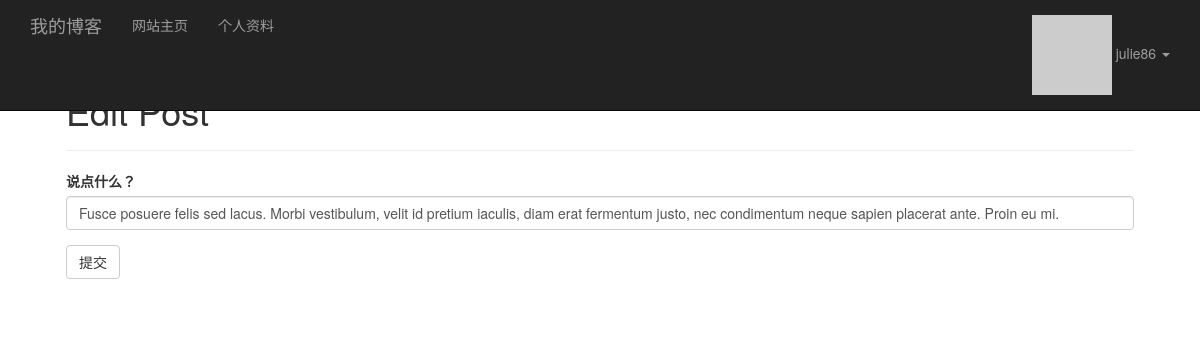
Screenshot of /edit/68 (signed in) with the database file from the repository.
### app/models.py (models this page shows, shortened)
class User(UserMixin, db.Model):
    __tablename__ = 'users'
    id =db.Column(db.Integer, primary_key=True)
    email = db.Column(db.String(64), unique=True, index=True)
    username = db.Column(db.String(64), unique=True, index=True)
    role_id = db.Column(db.Integer, db.ForeignKey('roles.id'))
    posts=db.relationship('Post',backref='author',lazy='dynamic')
    password_hash = db.Column(db.String(128))
    name=db.Column(db.String(64))
    location=db.Column(db.String(64))
    about_me=db.Column(db.Text())
    member_since=db.Column(db.DateTime(),default=datetime.utcnow)
    last_seen=db.Column(db.DateTime(),default=datetime.utcnow)
    confirmed=db.Column(db.Boolean,default=False)
    avatar_hash = db.Column(db.String(32))
    followed = db.relationship('Follow',
                               foreign_keys=[Follow.follower_id],
                               backref=db.backref('follower', lazy='joined'),
                               lazy='dynamic',
                               cascade='all, delete-orphan')
    followers = db.relationship('Follow',
                                foreign_keys=[Follow.followed_id],
                                backref=db.backref('followed', lazy='joined'),
                                lazy='dynamic',
                                cascade='all, delete-orphan')
    def ping(self):
        self.last_seen=datetime.utcnow()
        db.session.add(self)
    def gravatar(self,size=100,default='identicon',rating='g'):
        if request.is_secure:
            url='https://secure.gravatar.com/avatar'
        else:
            url='http://www.gravatar.com/avatar'
        hash=hashlib.md5(self.email.encode('utf-8')).hexdigest()
        return '{url}/{hash}?s={size}&d={default}&r={rating}'.format(url=url,hash=hash,size=size,default=default,rating=rating)
    @property
    def password(self):
        raise AttributeError('password is not a readable attribute')

class Post(db.Model):
    __tablename__='posts'
    id=db.Column(db.Integer,primary_key=True)
    body=db.Column(db.Text)
    timestamp=db.Column(db.DateTime,index=True,default=datetime.utcnow)
    author_id=db.Column(db.Integer,db.ForeignKey('users.id'))
    body_html=db.Column(db.Text)

### app/main/views.py (the view)
@main.route('/edit/<int:id>',methods=['GET','POST'])
@login_required
def edit(id):
    post=Post.query.get_or_404(id)
    if current_user !=post.author and not current_user.can(Permission.ADMINISTER):
        abort(403)
    form=PostForm()
    if form.validate_on_submit():
        post.body=form.body.data
        db.session.add(post)
        flash('The post has been updated')
        return redirect(url_for('.post',id=post.id))
    form.body.data=post.body
    return render_template('edit_post.html',form=form)

### app/main/forms.py
class PostForm(Form):
	body=PageDownField(u'说点什么？',validators=[Required()])
	submit=SubmitField(u'提交')

### app/auth/views.py (called while the page is built)
@auth.before_app_request
def before_request():
	if current_user.is_authenticated:
		current_user.ping()
		if not current_user.confirmed \
			and request.endpoint[:5] != 'auth.' \
			and request.endpoint != 'static':
			return redirect(url_for('auth.unconfirmed'))

### app/main/__init__.py (called while the page is built)
@main.app_context_processor
def inject_permissions():
    return dict(Permission=Permission)

### app/models.py (called while the page is built)
@login_manager.user_loader
def load_user(user_id):
    return User.query.get(int(user_id))

### app/templates/edit_post.html (shortened to what this page needs)
{% extends "base.html" %}
{% import "bootstrap/wtf.html" as wtf %}
{% block page_content %}
<div class="page-header">
    <h1>Edit Post</h1>
</div>
<div>
    {{ wtf.quick_form(form) }}
</div>
{% endblock %}

### app/templates/base.html (shortened to what this page needs)
{% extends "bootstrap/base.html" %}
{% block head %}
{{ super() }}
<link rel="stylesheet" type="text/css" href="{{ url_for('static', filename='styles.css') }}">
{% endblock %}
{% block navbar %}
<div class="navbar navbar-inverse navbar-fixed-top" role="navigation">
    <div class="container">
        <div class="navbar-header">
            <a class="navbar-brand" href="{{ url_for('main.index') }}">我的博客</a>
        </div>
        <div class="navbar-collapse collapse">
            <ul class="nav navbar-nav">
                <li><a href="{{ url_for('main.index') }}">网站主页</a></li>
                {% if current_user.is_authenticated %}
                <li><a href="{{ url_for('main.user', username=current_user.username) }}">个人资料</a></li>
                {% endif %}
            </ul>
            <ul class="nav navbar-nav navbar-right">
                {% if current_user.is_authenticated %}
                    <li class="dropdown">
                    <a href="#" class="dropdown-toggle" data-toggle="dropdown">
                        <img src="{{ current_user.gravatar(size=18) }}">
                        {{current_user.username}} <b class="caret"></b>
                    </a>
                    </li>
                {% else %}
                <li><a href="{{url_for('auth.login')}}">登录</a></li>
                {% endif %}
            </ul>
        </div>
    </div>
</div>
{% endblock %}
{% block content %}
<div class="container" style="padding:51px;">
    {% block page_content %}{% endblock %}
</div>
{% endblock %}

### rows the page displays
User: username "julie86"
Post: body "Fusce posuere felis sed lacus. Morbi vestibulum, velit id pretium iaculis, diam erat fermentum justo, nec condimentum neque sapien placerat ante. Proin eu mi."
